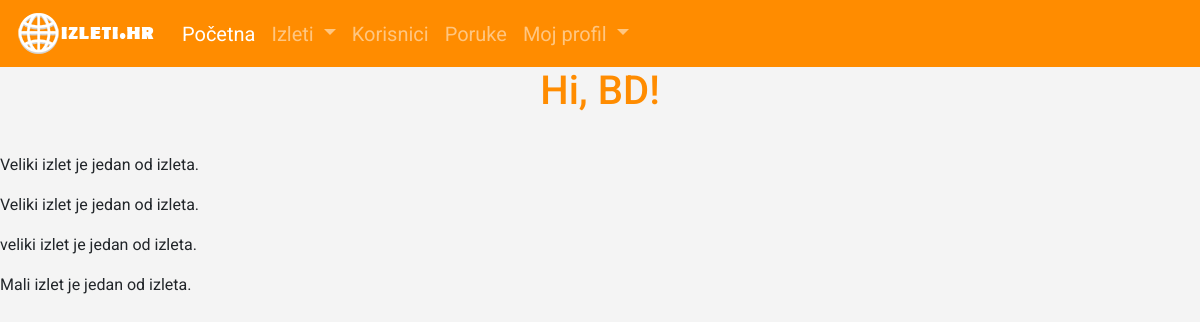
Before: /svi_izleti (signed in) with the older database file.
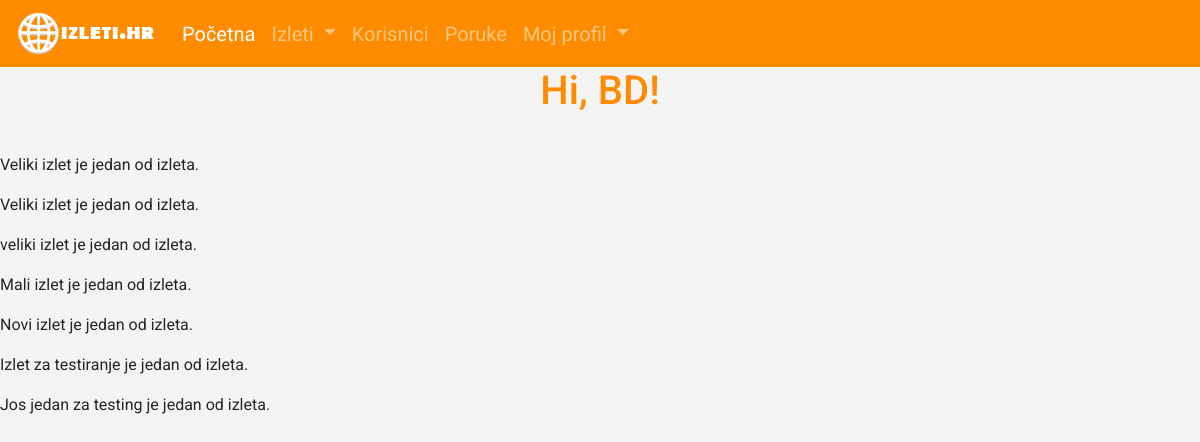
After: the same page with the newer database file.
### app/models.py (models this page shows, shortened)
class Izlet(db.Model):
    id=db.Column(db.Integer,primary_key=True)
    naziv=db.Column(db.String(100),index=True)
    cijena=db.Column(db.Float,nullable=True)
    lokacija=db.Column(db.String(100),nullable=True)
    datum_polaska=db.Column(db.DateTime,nullable=True)
    datum_povratka=db.Column(db.DateTime,nullable=True)
    timestamp = db.Column(db.DateTime, index=True, default=datetime.utcnow)
    opis=db.Column(db.String(500), nullable=True)
    creator_id = db.Column(db.Integer, db.ForeignKey('user.id'))
    sudionici=db.relationship("User", secondary=tablica_povezivanja)

### app/routes.py (the view)
@app.route('/svi_izleti')
@login_required
def svi_izleti():
    izleti=Izlet.query.all()
    return render_template('svi_izleti.html', title='Izleti',izleti=izleti)

### app/models.py (called while the page is built)
@login.user_loader
def load_user(id):
    return User.query.get(int(id))

### app/templates/svi_izleti.html
{% extends "base.html" %}
{% block content %}
    <h1>Hi, {{ current_user.username }}!</h1>
    {% for i in izleti %}
    <p>
    {{ i.naziv }} je jedan od izleta.
    </p>
    {% endfor %}
{% endblock %}

Changed rows visible on the page:
added Izlet: naziv "Novi izlet"
added Izlet: naziv "Izlet za testiranje"
added Izlet: naziv "Jos jedan za testing"
